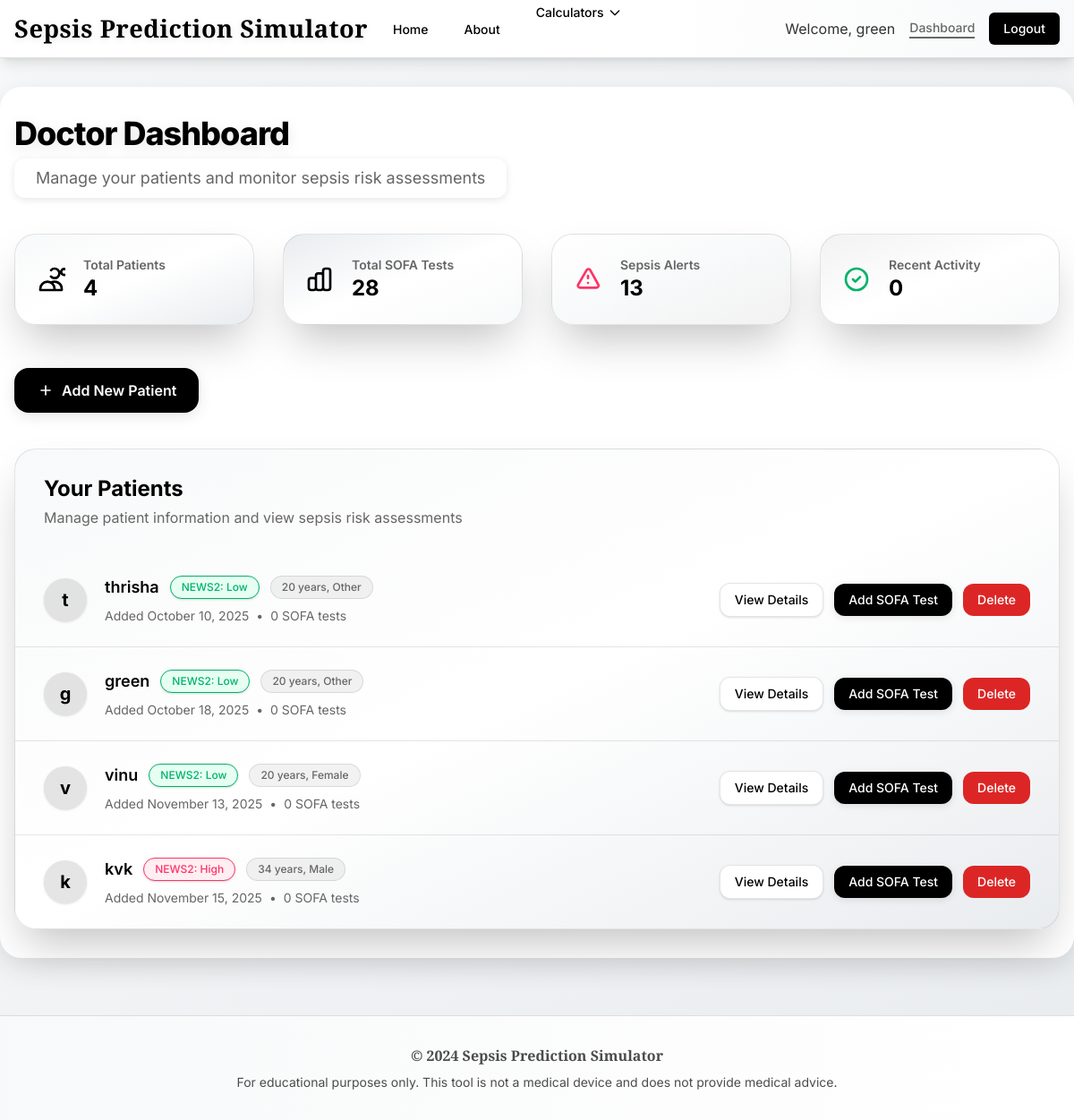
The page /dashboard (signed in) on the database its author committed.
### app.py (models this page shows)
class User(UserMixin, db.Model):
    id = db.Column(db.Integer, primary_key=True)
    email = db.Column(db.String(120), unique=True, nullable=False)
    name = db.Column(db.String(120), nullable=False)
    password_hash = db.Column(db.String(255), nullable=False)
    created_at = db.Column(
        db.DateTime,
        default=lambda: datetime.now(timezone.utc),
        nullable=False
    )
    patients = db.relationship('Patient', backref='doctor', lazy=True)

class Patient(db.Model):
    id = db.Column(db.Integer, primary_key=True)
    doctor_id = db.Column(db.Integer, db.ForeignKey('user.id'), nullable=False)
    name = db.Column(db.String(120), nullable=False)
    age = db.Column(db.Integer, nullable=False)
    gender = db.Column(db.String(10), nullable=False)
    created_at = db.Column(
        db.DateTime,
        default=lambda: datetime.now(timezone.utc),
        nullable=False
    )

### app.py (the view)
@app.route('/dashboard')
@doctor_required
def dashboard():
    patients = Patient.query.filter_by(doctor_id=current_user.id).all()
    total_tests = 0
    sepsis_alerts = 0
    recent_tests = 0
    patient_data = []
    now_utc = datetime.now(timezone.utc)
    for patient in patients:
        tests = SofaTest.query.filter_by(patient_id=patient.id).all()
        total_tests += len(tests)
        for t in tests:
            ts = t.timestamp
            if ts and ts.tzinfo is None:
                ts = ts.replace(tzinfo=timezone.utc)
            if ts and (now_utc - ts).total_seconds() < 86400:
                recent_tests += 1
            if t.high_risk or t.septic_shock_present:
                sepsis_alerts += 1
        latest_news2 = (
            SofaTest.query
            .filter_by(patient_id=patient.id, test_type='news2')
            .order_by(SofaTest.timestamp.desc())
            .first()
        )
        news2_risk = None
        if latest_news2:
            if latest_news2.high_risk:
                news2_risk = "High"
            else:
                news2_risk = "Low"
        patient_data.append({
            'patient': patient,
            'news2_risk': news2_risk
        })
    return render_template(
        'dashboard.html',
        patient_data=patient_data,          # ✅ REQUIRED BY TEMPLATE
        total_patients=len(patients),       # ✅ FIXES "0 patients"
        total_tests=total_tests,
        sepsis_alerts=sepsis_alerts,
        recent_tests=recent_tests
    )

### app.py (called while the page is built)
@login_manager.user_loader
def load_user(user_id):
    return db.session.get(User, int(user_id))

def doctor_required(f):
    @wraps(f)
    def decorated(*args, **kwargs):
        if not current_user.is_authenticated:
            return redirect(url_for('login'))
        return f(*args, **kwargs)
    return decorated

### templates/dashboard.html (shortened to what this page needs)
{% extends "base.html" %}
{% block content %}
<div class="max-w-7xl mx-auto">
    <div class="mb-10">
        <h1 class="text-4xl font-extrabold" style="color: #000000; letter-spacing: -1px; text-shadow: 0 4px 16px rgba(0,0,0,0.1);">
            Doctor Dashboard
        </h1>
        <p class="text-lg text-[#666666] mt-2 bg-white inline-block px-6 py-2 rounded-xl shadow" style="box-shadow: 0 2px 8px 0 rgba(0,0,0,0.1);">
            Manage your patients and monitor sepsis risk assessments
        </p>
    </div>
    <div class="grid grid-cols-1 md:grid-cols-4 gap-8 mb-12">
        <div class="bg-gradient-to-br from-[#f8f9fa] via-white to-[#e9ecef] rounded-3xl shadow-2xl border border-[rgba(0,0,0,0.1)] transform hover:-translate-y-1 transition duration-200">
            <div class="p-6">
                <div class="flex items-center">
                    <svg class="h-8 w-8 text-[#000000]" fill="none" stroke="currentColor" viewBox="0 0 24 24">
                        <path stroke-linecap="round" stroke-linejoin="round" stroke-width="2"
                            d="M12 4.354a4 4 0 110 5.292M15 21H3v-1a6 6 0 0112 0v1zm0 0h6v-1a6 6 0 00-9-5.197m13.5-9a2.5 2.5 0 11-5 0 2.5 2.5 0 015 0z"></path>
                    </svg>
                    <div class="ml-5">
                        <dt class="text-sm font-semibold text-[#666666] truncate">Total Patients</dt>
                        <dd class="text-2xl font-bold text-[#000000]">{{ patient_data|length }}</dd>
                    </div>
                </div>
            </div>
        </div>
        <div class="bg-gradient-to-br from-[#e9ecef] via-white to-[#f8f9fa] rounded-3xl shadow-2xl border border-[rgba(0,0,0,0.1)] transform hover:-translate-y-1 transition duration-200">
            <div class="p-6 flex items-center">
                <div class="ml-5">
                    <dt class="text-sm font-semibold text-[#666666] truncate">Total SOFA Tests</dt>
                    <dd class="text-2xl font-bold text-[#000000]">{{ total_tests }}</dd>
                </div>
            </div>
        </div>
        <div class="bg-gradient-to-br from-[#fff] via-[#f8f9fa] to-[rgba(0,0,0,0.05)] rounded-3xl shadow-2xl border border-[rgba(0,0,0,0.1)] transform hover:-translate-y-1 transition duration-200">
            <div class="p-6 flex items-center">
                <svg class="h-8 w-8 text-[#FF3366]" fill="none" stroke="currentColor" viewBox="0 0 24 24">
                    <path stroke-linecap="round" stroke-linejoin="round" stroke-width="2"
                        d="M12 9v2m0 4h.01m-6.938 4h13.856c1.54 0 2.502-1.667 1.732-2.5L13.732 4c-.77-.833-1.964-.833-2.732 0L3.732 16.5c-.77.833.192 2.5 1.732 2.5z"></path>
                </svg>
                <div class="ml-5">
                    <dt class="text-sm font-semibold text-[#666666] truncate">Sepsis Alerts</dt>
                    <dd class="text-2xl font-bold text-[#000000]">{{ sepsis_alerts }}</dd>
                </div>
            </div>
        </div>
        <div class="bg-gradient-to-br from-[rgba(0,0,0,0.05)] via-white to-[#f8f9fa] rounded-3xl shadow-2xl border border-[rgba(0,0,0,0.1)] transform hover:-translate-y-1 transition duration-200">
            <div class="p-6 flex items-center">
                <svg class="h-8 w-8 text-[#00B26A]" fill="none" stroke="currentColor" viewBox="0 0 24 24">
                    <path stroke-linecap="round" stroke-linejoin="round" stroke-width="2"
                        d="M9 12l2 2 4-4m6 2a9 9 0 11-18 0 9 9 0 0118 0z"></path>
                </svg>
                <div class="ml-5">
                    <dt class="text-sm font-semibold text-[#666666] truncate">Recent Activity</dt>
                    <dd class="text-2xl font-bold text-[#000000]">{{ recent_tests }}</dd>
                </div>
            </div>
        </div>
    </div>
    <div class="mb-10">
        <a href="{{ url_for('new_patient') }}"
           class="inline-flex items-center px-6 py-3 border border-transparent text-base font-semibold rounded-2xl shadow-lg text-white transition hover:opacity-90"
           style="background: linear-gradient(90deg, #000000 0%, #000000 100%); box-shadow: 0 4px 16px 0 rgba(0,0,0,0.1);">
            <svg class="h-5 w-5 mr-2" fill="none" stroke="currentColor" viewBox="0 0 24 24">
                <path stroke-linecap="round" stroke-linejoin="round" stroke-width="2" d="M12 6v6m0 0v6m0-6h6m-6 0H6"></path>
            </svg>
            Add New Patient
        </a>
    </div>
    <div class="bg-gradient-to-br from-[#f8f9fa] via-white to-[#e9ecef] shadow-2xl border border-[rgba(0,0,0,0.1)] sm:rounded-3xl">
        <div class="px-6 py-7 sm:px-8">
            <h3 class="text-2xl font-bold text-[#000000]">Your Patients</h3>
            <p class="mt-1 max-w-2xl text-base text-[#666666]">Manage patient information and view sepsis risk assessments</p>
        </div>
        {% if patient_data and patient_data|length > 0 %}
        <ul class="divide-y divide-[rgba(0,0,0,0.1)]">
            {% for data in patient_data %}
            <li>
                <div class="px-6 py-6 sm:px-8 flex items-center justify-between">
                    <div class="flex items-center">
                        <div class="h-12 w-12 rounded-full bg-[rgba(0,0,0,0.1)] flex items-center justify-center shadow">
                            <span class="text-[#000000] font-bold text-xl">{{ data.patient.name[0]|default('?', true) }}</span>
                        </div>
                        <div class="ml-5">
                            <div class="flex items-center">
                                <p class="text-lg font-semibold text-[#000000]">{{ data.patient.name }}</p>
                                {% if data.news2_risk %}
                                    <span class="ml-3 inline-flex items-center px-3 py-1 rounded-full text-xs font-medium shadow border"
                                          style="{% if data.news2_risk == 'Low' %}background:#E6FFF2;color:#00B26A;border-color:#00B26A;
                                                 {% elif data.news2_risk == 'Medium' %}background:#FFF3CD;color:#856404;border-color:#856404;
                                                 {% elif data.news2_risk == 'High' %}background:#FFEEF2;color:#FF3366;border-color:#FF3366;{% endif %}">
                                        NEWS2: {{ data.news2_risk }}
                                    </span>
                                {% else %}
                                    <span class="ml-3 inline-flex items-center px-3 py-1 rounded-full text-xs font-medium bg-gray-100 text-gray-600 border border-gray-300 shadow">
                                        No NEWS2 test yet
                                    </span>
                                {% endif %}
                                <span class="ml-3 inline-flex items-center px-3 py-1 rounded-full text-xs font-medium bg-[rgba(0,0,0,0.05)] text-[#666666] border border-[rgba(0,0,0,0.1)]">
                                    {{ data.patient.age }} years, {{ data.patient.gender }}
                                </span>
                            </div>
                            <div class="mt-2 flex items-center text-sm text-[#666666]">
                                <p>Added
                                    {% if data.patient.created_at %}
                                        {{ data.patient.created_at.strftime('%B %d, %Y') }}
                                    {% else %}
                                        Unknown date
                                    {% endif %}
                                </p>
                                <span class="mx-2">•</span>
                                <p>{{ data.patient.sofa_tests|length }} SOFA tests</p>
                            </div>
                        </div>
                    </div>
                    <div class="flex items-center space-x-3">
                        <a href="{{ url_for('patient_detail', patient_id=data.patient.id) }}"
                           class="inline-flex items-center px-4 py-2 border border-[rgba(0,0,0,0.1)] shadow text-sm font-medium rounded-xl text-[#000000] bg-white hover:bg-[#f8f9fa] transition">
                            View Details
                        </a>
                        <a href="{{ url_for('new_sofa_test', patient_id=data.patient.id) }}"
                           class="inline-flex items-center px-4 py-2 text-sm font-medium rounded-xl text-white transition hover:opacity-90"
                           style="background:linear-gradient(90deg,#000000 0%,#000000 100%);box-shadow:0 2px 8px 0 rgba(0,0,0,0.1);">
                            Add SOFA Test
                        </a>
                        <form method="POST" action="{{ url_for('delete_patient', patient_id=data.patient.id) }}"
                              onsubmit="return confirm('Are you sure you want to delete {{ data.patient.name }} and all associated data?');">
                            <button type="submit"
                                class="inline-flex items-center px-4 py-2 text-sm font-medium rounded-xl text-white bg-red-600 hover:bg-red-700 transition">
                                Delete
                            </button>
                        </form>
                    </div>
                </div>
            </li>
            {% endfor %}
        </ul>
        {% else %}
        <div class="px-6 py-6 sm:px-8 text-center text-[#666666]">
            <p>No patients added yet. Start by adding a new patient.</p>
        </div>
        {% endif %}
    </div>
</div>
{% endblock %}

### templates/base.html (shortened to what this page needs)
<!DOCTYPE html>
<html lang="en">
<head>
    <script src="https://cdn.tailwindcss.com"></script>
</head>
<body class="bg-[#f8f9fa] text-[#000000] min-h-screen">
    <nav class="nav-bg shadow-lg border-b border-[#666666]/20">
        <div class="max-w-7xl mx-auto px-4">
            <div class="flex justify-between h-16">
                <div class="flex">
                    <div class="flex-shrink-0 flex items-center">
                        <a href="{{ url_for('home') }}" class="official-title">
                            Sepsis Prediction Simulator
                        </a>
                    </div>
                    <div class="hidden sm:ml-6 sm:flex sm:space-x-8">
                        <a href="{{ url_for('home') }}" class="nav-link inline-flex items-center px-1 pt-1 border-b-2 border-transparent text-sm font-medium {% if request.endpoint == 'home' %}active{% endif %}">
                            Home
                        </a>
                        <a href="{{ url_for('about') }}" class="nav-link inline-flex items-center px-1 pt-1 border-b-2 border-transparent text-sm font-medium {% if request.endpoint == 'about' %}active{% endif %}">
                            About
                        </a>
                        {% if current_user.is_authenticated %}
                        <div class="relative group">
                            <button class="nav-link inline-flex items-center px-1 pt-1 border-b-2 border-transparent text-sm font-medium">
                                Calculators
                                <svg class="ml-1 h-4 w-4" fill="none" stroke="currentColor" viewBox="0 0 24 24">
                                    <path stroke-linecap="round" stroke-linejoin="round" stroke-width="2" d="M19 9l-7 7-7-7"></path>
                                </svg>
                            </button>
                        </div>
                        {% endif %}
                    </div>
                </div>
                <div class="hidden sm:ml-6 sm:flex sm:items-center">
                    {% if current_user.is_authenticated %}
                        <div class="flex items-center space-x-4">
                            <span class="text-[#000000]/80">Welcome, {{ current_user.name }}</span>
                            <a href="{{ url_for('dashboard') }}" class="nav-link text-sm font-medium {% if request.endpoint == 'dashboard' %}active{% endif %}">
                                Dashboard
                            </a>
                            <a href="{{ url_for('logout') }}" class="bg-[#000000] text-white px-4 py-2 rounded-md text-sm font-medium hover:bg-[#333333] transition">
                                Logout
                            </a>
                        </div>
                    {% endif %}
                </div>
            </div>
        </div>
    </nav>
    <main class="max-w-7xl mx-auto px-4 py-8 mt-8 mb-8">
        {% block content %}{% endblock %}
    </main>
    <footer class="border-t border-[#666666]/20 mt-16">
        <div class="max-w-7xl mx-auto px-4 py-8">
            <div class="text-center text-[#000000]/70">
                <p class="font-semibold" style="font-family: 'Merriweather', 'Times New Roman', Times, serif;">&copy; 2024 Sepsis Prediction Simulator</p>
                <p class="mt-2 text-sm">For educational purposes only. This tool is not a medical device and does not provide medical advice.</p>
            </div>
        </div>
    </footer>
</body>
</html>

### templates/base.html (style rules this page uses)
body { font-family: 'Inter', sans-serif; background: linear-gradient(135deg, #f8f9fa 0%, #e9ecef 100%); color: #000000; }
.official-title { font-family: 'Merriweather', 'Times New Roman', Times, serif; font-weight: 700; font-size: 1.7rem; letter-spacing: 0.5px; color: #000000; text-shadow: 0 2px 8px rgba(0,0,0,0.1), 0 1px 0 #fff; }
.nav-link { color: #000000; font-weight: 500; transition: color 0.2s, border-color 0.2s; }
.nav-link:hover, .nav-link.active { color: #666666; border-bottom: 2px solid #666666; }
.nav-bg { background: linear-gradient(90deg, #fff 60%, #f8f9fa 100%); }
main { background: #fff; border-radius: 1.5rem; box-shadow: 0 8px 32px 0 rgba(0,0,0,0.1); }
footer { background: linear-gradient(90deg, #f8f9fa 0%, #fff 100%); }

### rows shown on the page
User: name "green"
Patient: patient "t", patient.name "thrisha", patient.age "20", patient.gender "Other", patient.created_at "October 10, 2025"
Patient: patient "g", patient.name "green", patient.age "20", patient.gender "Other", patient.created_at "October 18, 2025"
Patient: patient "v", patient.name "vinu", patient.age "20", patient.gender "Female", patient.created_at "November 13, 2025"
Patient: patient "k", patient.name "kvk", patient.age "34", patient.gender "Male", patient.created_at "November 15, 2025"

### other values the page prints
{{ patient_data|length }} "4"
{{ total_tests }} "28"
{{ sepsis_alerts }} "13"
{{ recent_tests }} "0"
{{ data.news2_risk }} "Low" "Low" "Low" "High"
{{ data.patient.sofa_tests|length }} "0" "0" "0" "0"
